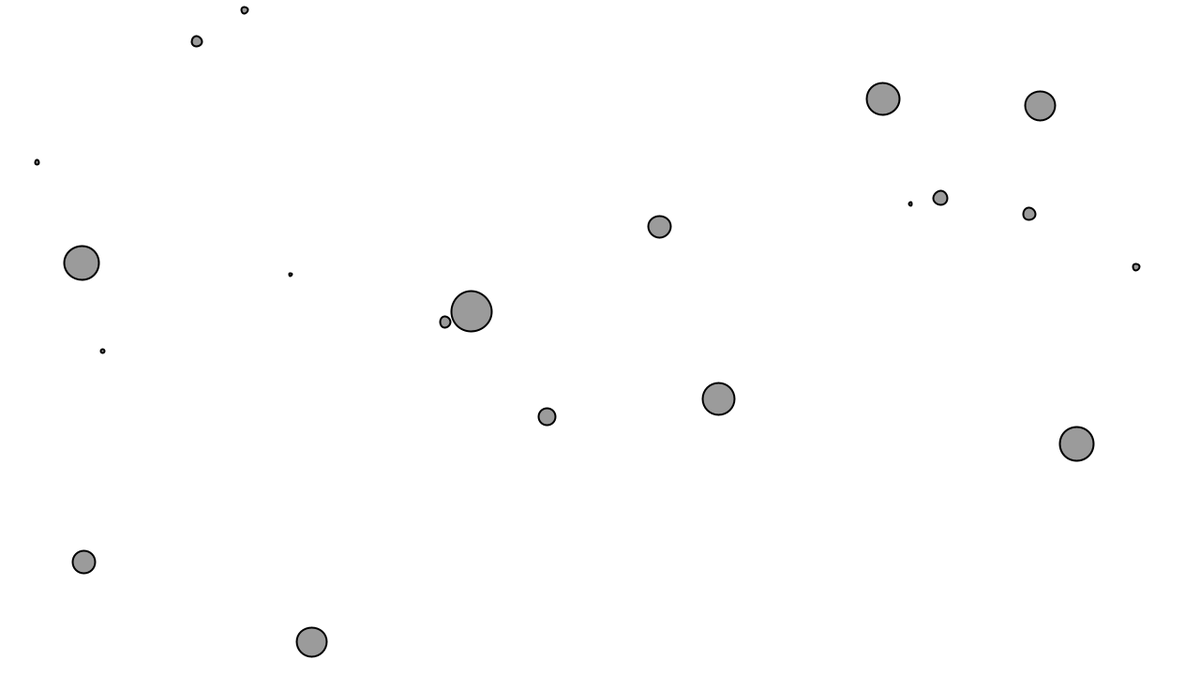
Frame 1 (no input)
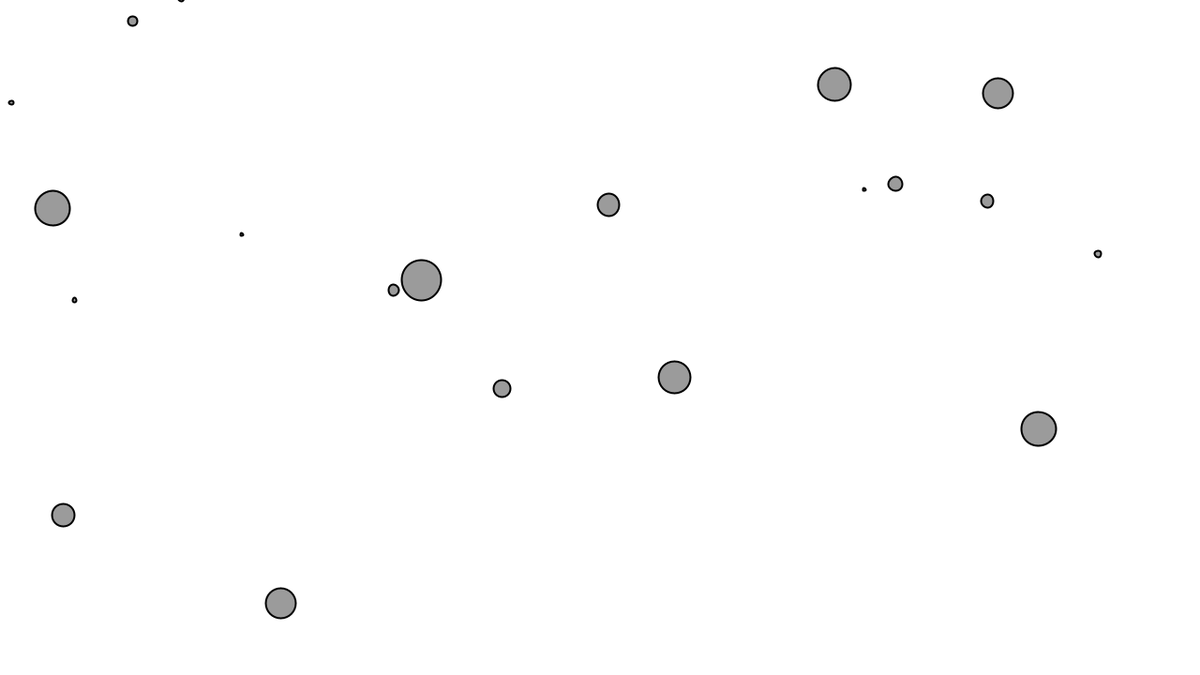
Frame 60 (the mouse pressed at the canvas centre just before this capture)
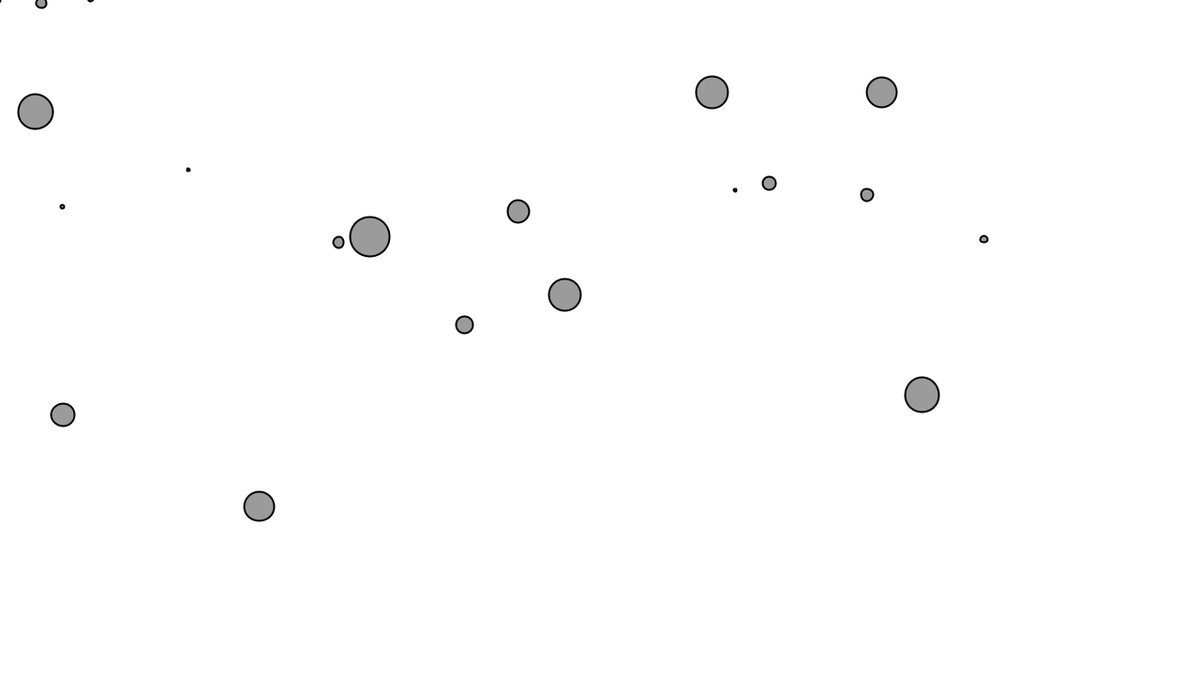
Frame 120 (the mouse held since frame 60 and released just before this capture)

The Processing sketch that drew these frames (run headless with seeded random() and noise(); from frame 60 on, the mouse is pressed at the canvas centre):

// Processing sketch: EX210
// ── EX210.pde
// The Nature of Code
// Daniel Shiffman
// http://natureofcode.com

Mover[] movers = new Mover[20];
Mover mouseForce;

float g = 0.4;

void setup() {
  size(1280,720);
  for (int i = 0; i < movers.length; i++) {
    movers[i] = new Mover(random(0.1,2),random(width),random(height)); 
  }
}

void draw() {
  background(255);
  mouseForce = new Mover(50,mouseX,mouseY); 


  for (int i = 0; i < movers.length; i++) {
     PVector mF = mouseForce.attract(movers[i]);
     movers[i].applyForce(mF);


    for (int j = 0; j < movers.length; j++) {
      if (i != j) {
        PVector force = movers[j].repel(movers[i]);
        movers[i].applyForce(force);
      }
    }

    movers[i].update();
    movers[i].display();
  }

}

// ── Mover.pde
// The Nature of Code
// Daniel Shiffman
// http://natureofcode.com

class Mover {

  PVector position;
  PVector velocity;
  PVector acceleration;
  float mass;

  Mover(float m, float x, float y) {
    mass = m;
    position = new PVector(x, y);
    velocity = new PVector(0, 0);
    acceleration = new PVector(0, 0);
  }

  void applyForce(PVector force) {
    PVector f = PVector.div(force, mass);
    acceleration.add(f);
  }

  void update() {
    velocity.add(acceleration);
    position.add(velocity);
    acceleration.mult(0);
  }

  void display() {
    stroke(0);
    strokeWeight(2);
    fill(0, 100);
    ellipse(position.x, position.y, mass*24, mass*24);
  }

  PVector attract(Mover m) {
    PVector force = PVector.sub(position, m.position);             // Calculate direction of force
    float distance = force.mag();                                 // Distance between objects
    distance = constrain(distance, 5.0, 25.0);                             // Limiting the distance to eliminate "extreme" results for very close or very far objects
    force.normalize();                                            // Normalize vector (distance doesn't matter here, we just want this vector for direction

    float strength = (g * mass * m.mass) / (distance * distance); // Calculate gravitional force magnitude
    force.mult(strength);                                         // Get force vector --> magnitude * direction
    return force;
  }
  
  PVector repel(Mover m) {
    PVector force = PVector.sub(position, m.position);             // Calculate direction of force
    float distance = force.mag();                                 // Distance between objects
    distance = constrain(distance, 5.0, 25.0);                             // Limiting the distance to eliminate "extreme" results for very close or very far objects
    force.normalize();                                            // Normalize vector (distance doesn't matter here, we just want this vector for direction

    float strength = (g * mass * m.mass) / (distance * distance); // Calculate gravitional force magnitude
    force.mult(strength);     // Get force vector --> magnitude * direction
    force.mult(-1);                                         // Get force vector --> magnitude * direction
    return force;
  }


}
